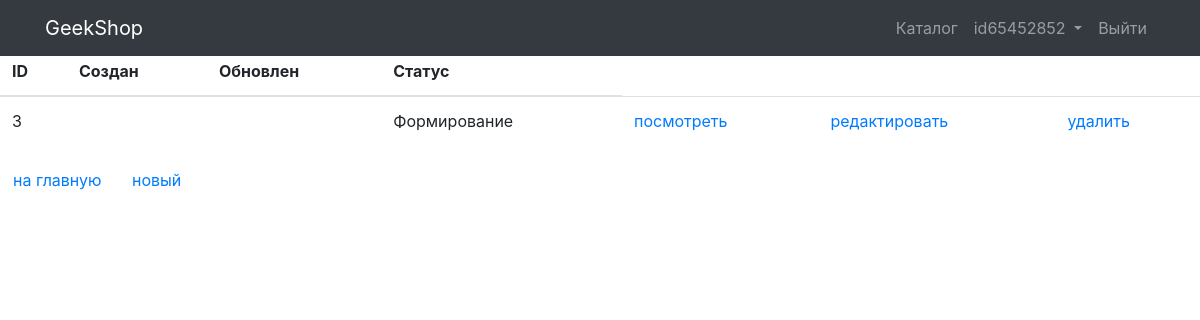
The page /orders/ (signed in) on the database as committed earlier.
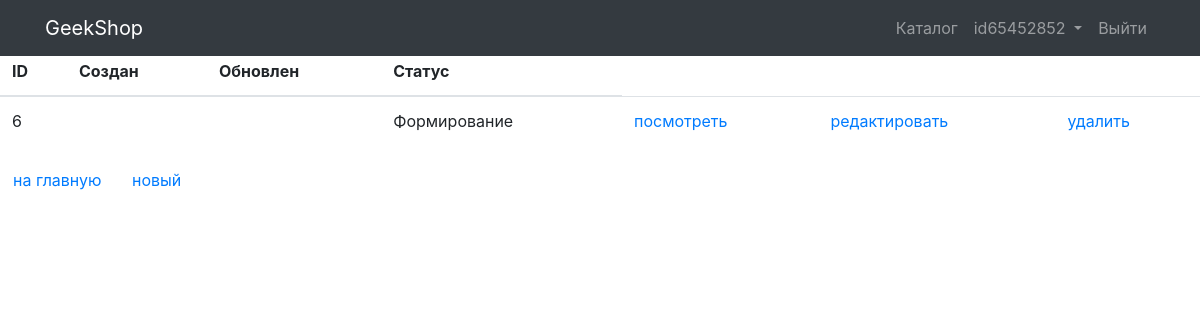
The same page on the database as committed later.
### users/models.py (models this page shows, shortened)
class User(AbstractUser):
    image = models.ImageField(upload_to="users_images", blank=True)
    age = models.PositiveIntegerField(default=18, verbose_name="Возраст")
    language = models.CharField(
        max_length=3, verbose_name='язык пользователя', default='ENG')
    activation_key = models.CharField(max_length=128, blank=True,)
    activation_key_expires = models.DateTimeField(
        auto_now_add=True, blank=True)

### ordersapp/models.py (models this page shows, shortened)
class Order(models.Model):
    FORMING = 'FM'
    SEND_TO_PROCEED = 'STP'
    PAID = 'PD'
    PROCEED = 'PRD'
    READY = 'RDY'
    CANCEL = 'CNC'
    ORDER_CHOICES = (
        (FORMING, 'Формирование'),
        (SEND_TO_PROCEED, 'Отправлено в обработку'),
        (PAID, 'Оплачено'),
        (PROCEED, 'Обрабатывается'),
        (READY, 'Готов к выдаче'),
        (CANCEL, 'Отмена'),
    )
    user = models.ForeignKey(settings.AUTH_USER_MODEL,
                             on_delete=models.CASCADE
                             )
    create_at = models.DateTimeField(verbose_name='created_at',
                                     auto_now_add=True
                                     )
    update_at = models.DateTimeField(verbose_name='update_at',
                                     auto_now=True
                                     )
    status = models.CharField(verbose_name='status',
                              max_length=3,
                              default=FORMING,
                              choices=ORDER_CHOICES
                              )
    is_active = models.BooleanField(verbose_name='active', default=True)

### ordersapp/views.py (the view)
# urls.py: path('', OrderList.as_view(), name='list'),
class OrderList(ListView):
    model = Order
    def get_queryset(self):
        return Order.objects.filter(user=self.request.user, is_active=True)

### ordersapp/templates/ordersapp/order_list.html (shortened to what this page needs)
{% extends 'products/base.html' %}
{% load static %}
{% block content %}
<div class="h2 text-center head">
</div>
<table class="table orders_list">
    <thead>
        <tr>
            <th>ID</th>
            <th>Создан</th>
            <th>Обновлен</th>
            <th>Статус</th>
        </tr>
    </thead>
    <tbody>
        {% for item in object_list %}
        {% if item.is_active %}
        <tr>
            <td class="td1 orders_list">{{ item.pk }}</td>
            <td>{{ item.created|date:"Y-m-d H:i:s" }}</td>
            <td>{{ item.updated|date:"Y-m-d H:i:s" }}</td>
            <td>{{ item.get_status_display }}</td>
            <td>
                <a href="{% url 'ordersapp:read' item.pk %}">
                    посмотреть
                </a>
            </td>
            <td>
                {% if item.status == 'FM' %}
                <a href="{% url 'ordersapp:update' item.pk %}">
                    редактировать
                </a>
                {% endif %}
            </td>
            <td>
                {% if item.status == 'FM' %}
                <a href="{% url 'ordersapp:delete' item.pk %}">
                    удалить
                </a>
                {% endif %}
            </td>
        </tr>
        {% endif %}
        {% endfor %}
    </tbody>
</table>
<button class="btn btn-default btn-round">
    <a href="">
        на главную
    </a>
</button>
<button class="btn btn-default btn-round">
    <a href="{% url 'ordersapp:create' %}">
        новый
    </a>
</button>
{% endblock content %}

### productsapp/templates/products/base.html (shortened to what this page needs)
{% load static %}
<!DOCTYPE html>
<html lang="en">
<head>
    <link href="{% static 'vendor/bootstrap/css/bootstrap.min.css' %}" rel="stylesheet">
</head>
<body>
    <nav class="navbar navbar-expand-lg navbar-dark bg-dark fixed-top">
        <div class="container">
            <a class="navbar-brand" href="{% url 'products:index' %}">GeekShop</a>
            <div class="collapse navbar-collapse" id="navbarResponsive">
                <ul class="navbar-nav ml-auto">
                    <li class="nav-item">
                        <a class="nav-link" href="{% url 'products:index' %}">Каталог  </a>
                    </li>
                    {% if user.is_authenticated %}
                    <li class="nav-item">
                        <div class="dropdown">
                            <a href="" class="nav-link dropdown-toggle" data-toggle="dropdown">
                                {{user.username|default:'Пользователь'}}
                            </a>
                        </div>
                    </li>
                    <li class="nav-item">
                        <a class="nav-link" href="{% url 'users:logout' %}">Выйти </a>
                    </li>
                    {% else %}
                    <li class="nav-item">
                        <a class="nav-link" href="{% url 'users:login' %}"> Войти <i class="fas fa-sign-in-alt"></i></a>
                    </li>
                    {% endif %}
                </ul>
            </div>
        </div>
    </nav>
    {% block content %} {% endblock %}
</body>
</html>

Rows that differ between the two databases and show on the page:
removed Order: pk "3", status "Формирование", shows "редактировать", shows "удалить"
added Order: pk "6", status "Формирование", shows "редактировать", shows "удалить"
